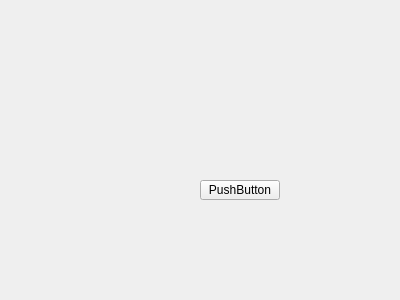
<?xml version="1.0" encoding="UTF-8"?>
<ui version="4.0">
 <class>test2</class>
 <widget class="QWidget" name="test2">
  <property name="geometry">
   <rect>
    <x>0</x>
    <y>0</y>
    <width>400</width>
    <height>300</height>
   </rect>
  </property>
  <property name="windowTitle">
   <string>test2</string>
  </property>
  <widget class="QPushButton" name="pushButton">
   <property name="geometry">
    <rect>
     <x>200</x>
     <y>180</y>
     <width>80</width>
     <height>20</height>
    </rect>
   </property>
   <property name="text">
    <string>PushButton</string>
   </property>
  </widget>
 </widget>
 <layoutdefault spacing="6" margin="11"/>
 <resources/>
 <connections/>
</ui>
